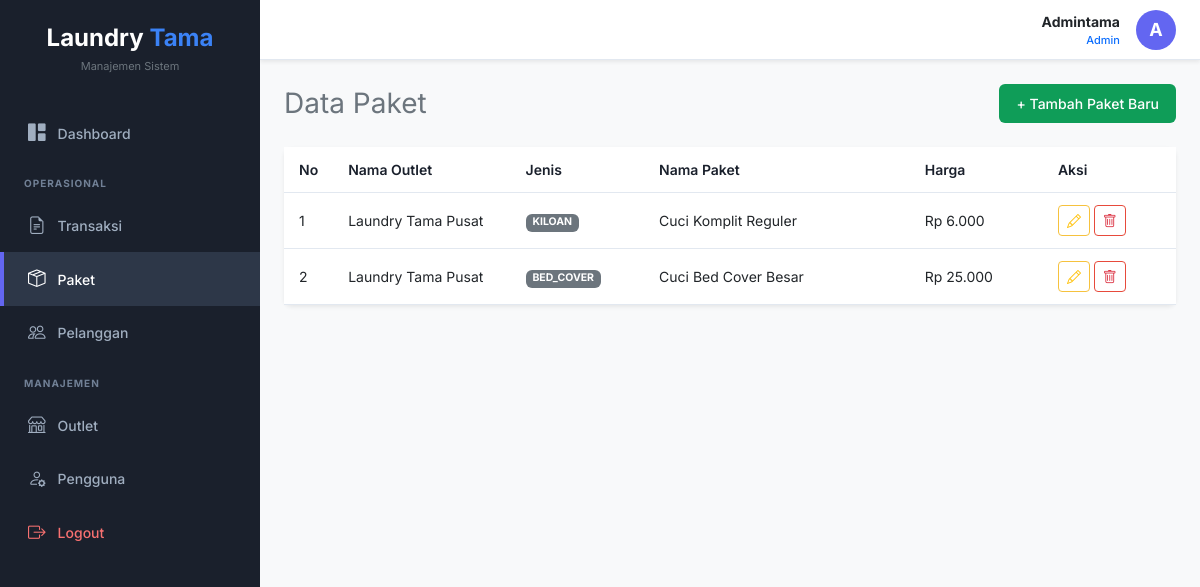
The app's page /paket.php (signed in) with its own data.
### tables this page shows
CREATE TABLE `tb_paket` (
  `id` int(11) NOT NULL AUTO_INCREMENT,
  `id_outlet` int(11) NOT NULL,
  `jenis` enum('kiloan','selimut','bed_cover','kaos','lain') NOT NULL,
  `nama_paket` varchar(100) NOT NULL,
  `harga` int(11) NOT NULL,
  PRIMARY KEY (`id`),
  KEY `id_outlet` (`id_outlet`),
  CONSTRAINT `tb_paket_ibfk_1` FOREIGN KEY (`id_outlet`) REFERENCES `tb_outlet` (`id`) ON DELETE CASCADE ON UPDATE CASCADE
);

CREATE TABLE `tb_outlet` (
  `id` int(11) NOT NULL AUTO_INCREMENT,
  `nama` varchar(100) NOT NULL,
  `alamat` text NOT NULL,
  `tlp` varchar(15) NOT NULL,
  PRIMARY KEY (`id`)
);

### paket.php (the view, shortened to what this page needs)
<?php
include 'header.php';
include 'koneksi.php';
?>
<div class="d-flex justify-content-between align-items-center mb-4">
    <h3 class="fw-normal text-secondary mb-0">Data Paket</h3>
    <button class="btn text-white fw-medium px-3 py-2" data-bs-toggle="modal" data-bs-target="#modalTambahPaket" style="background-color: #0f9d58; border-radius: 6px; font-size: 14px;">+ Tambah Paket Baru</button>
</div>
<div class="card border-0 shadow-sm" style="border-radius: 8px;">
    <div class="card-body p-0">
        <div class="table-responsive">
            <table class="table table-custom mb-0">
                <thead>
                    <tr>
                        <th width="5%">No</th>
                        <th width="20%">Nama Outlet</th>
                        <th width="15%">Jenis</th>
                        <th width="30%">Nama Paket</th>
                        <th width="15%">Harga</th>
                        <th width="15%">Aksi</th>
                    </tr>
                </thead>
                <tbody>
                    <?php
                    $no = 1;
                    $query = mysqli_query($conn, "SELECT tb_paket.*, tb_outlet.nama as nama_outlet FROM tb_paket LEFT JOIN tb_outlet ON tb_paket.id_outlet = tb_outlet.id");
                    while($data = mysqli_fetch_array($query)){
                    ?>
                    <tr>
                        <td><?php echo $no++; ?></td>
                        <td><?php echo $data['nama_outlet']; ?></td>
                        <td><span class="badge bg-secondary"><?php echo strtoupper($data['jenis']); ?></span></td>
                        <td><?php echo $data['nama_paket']; ?></td>
                        <td>Rp <?php echo number_format($data['harga'], 0, ',', '.'); ?></td>
                        <td>
                            <button type="button" class="btn btn-outline-warning btn-aksi text-warning" data-bs-toggle="modal" data-bs-target="#modalEdit<?php echo $data['id']; ?>" style="border-color: #f6c23e;"><i class="bi bi-pencil"></i></button>
                            <a href="paket_aksi.php?aksi=hapus&id=<?php echo $data['id']; ?>" class="btn btn-outline-danger btn-aksi text-danger" onclick="return confirm('Apakah Anda yakin ingin menghapus data ini?')" style="border-color: #e74a3b;"><i class="bi bi-trash"></i></a>
                        </td>
                    </tr>
                    <?php } ?>
                </tbody>
            </table>
        </div>
    </div>
</div>
<?php include 'footer.php'; ?>

### header.php (shortened to what this page needs)
<?php
$current_page = basename($_SERVER['PHP_SELF']);
?>
<!DOCTYPE html>
<html lang="en">
<head>
    <link href="https://cdn.jsdelivr.net/npm/bootstrap@5.3.0/dist/css/bootstrap.min.css" rel="stylesheet">
    <link rel="stylesheet" href="https://cdn.jsdelivr.net/npm/bootstrap-icons@1.10.5/font/bootstrap-icons.css">
</head>
<body>
    <div id="wrapper">
        <div id="sidebar">
            <div class="sidebar-header">
                <h3>Laundry <span>Tama</span></h3>
                <div class="sidebar-subtitle">Manajemen Sistem</div>
            </div>
            <ul class="nav flex-column mt-3">
                <li class="nav-item">
                    <a class="nav-link <?php echo $current_page == 'dashboard.php' ? 'active' : ''; ?>" href="dashboard.php">
                        <i class="bi bi-grid-1x2-fill"></i> Dashboard
                    </a>
                </li>
                <?php if($_SESSION['role'] != 'owner'): ?>
                <li class="sidebar-section-title px-4 mt-3 mb-2 text-uppercase fw-bold" style="font-size: 10px; color: #718096; letter-spacing: 1px;">Operasional</li>
                <li class="nav-item">
                    <a class="nav-link <?php echo ($current_page == 'transaksi.php' || $current_page == 'transaksi_tambah.php') ? 'active' : ''; ?>" href="transaksi.php">
                        <i class="bi bi-file-earmark-text"></i> Transaksi
                    </a>
                </li>
                <li class="nav-item">
                    <a class="nav-link <?php echo $current_page == 'paket.php' ? 'active' : ''; ?>" href="paket.php">
                        <i class="bi bi-box-seam"></i> Paket
                    </a>
                </li>
                <li class="nav-item">
                    <a class="nav-link <?php echo $current_page == 'member.php' ? 'active' : ''; ?>" href="member.php">
                        <i class="bi bi-people"></i> Pelanggan
                    </a>
                </li>
                <li class="sidebar-section-title px-4 mt-3 mb-2 text-uppercase fw-bold" style="font-size: 10px; color: #718096; letter-spacing: 1px;">Manajemen</li>
                <li class="nav-item">
                    <a class="nav-link <?php echo $current_page == 'outlet.php' ? 'active' : ''; ?>" href="outlet.php">
                        <i class="bi bi-shop"></i> Outlet
                    </a>
                </li>
                <?php if($_SESSION['role'] == 'admin'): ?>
                <li class="nav-item">
                    <a class="nav-link <?php echo $current_page == 'user.php' ? 'active' : ''; ?>" href="user.php">
                        <i class="bi bi-person-gear"></i> Pengguna
                    </a>
                </li>
                <?php endif; ?>
                <?php endif; ?>
                <li class="nav-item mt-auto">
                    <a class="nav-link text-danger" href="logout.php">
                        <i class="bi bi-box-arrow-right"></i> Logout
                    </a>
                </li>
            </ul>
        </div>
        <div id="content-wrapper">
            <nav class="navbar navbar-expand bg-white topbar shadow-sm px-4">
                <div class="container-fluid px-0">
                    <div class="ms-auto d-flex align-items-center">
                        <div class="text-end me-3 d-none d-sm-block">
                            <div class="fw-bold text-dark mb-0" style="font-size: 14px;"><?php echo $_SESSION['nama']; ?></div>
                            <div class="text-primary fw-medium" style="font-size: 11px;"><?php echo ucfirst($_SESSION['role']); ?></div>
                        </div>
                        <div class="rounded-circle d-flex align-items-center justify-content-center text-white fw-bold"
                             style="width: 40px; height: 40px; background-color: #6366f1; font-size: 18px;">
                            <?php echo strtoupper(substr($_SESSION['nama'], 0, 1)); ?>
                        </div>
                    </div>
                </div>
            </nav>
            <div class="container-fluid px-4 pt-4 pb-4">

### footer.php (shortened to what this page needs)
            </div>
        </div>
    </div>
</body>
</html>

### header.php (style rules this page uses)
body { font-family: 'Inter', sans-serif; background-color: #f8f9fa; overflow-x: hidden; color: #333; }
#wrapper { display: flex; min-height: 100vh; }
#sidebar { width: 260px; background-color: #1a202c; color: white; transition: all 0.3s; z-index: 1000; }
.sidebar-header { padding: 1.5rem 1rem 1rem; text-align: center; }
.sidebar-header h3 { font-weight: 700; margin-bottom: 0; font-size: 24px; }
.sidebar-header h3 span { color: #3b82f6; }
.sidebar-subtitle { font-size: 11px; color: #6c757d; margin-top: 5px; }
.nav-link { color: #a0aec0; padding: 0.85rem 1.5rem; display: flex; align-items: center; font-weight: 500; font-size: 14px; border-left: 4px solid transparent; transition: all 0.2s; }
.nav-link.active { color: white; background-color: #2d3748; border-left: 4px solid #6366f1; }
.nav-link i { margin-right: 0.75rem; font-size: 1.1rem; }
.nav-link.text-danger { color: #f87171 !important; }
#content-wrapper { flex: 1; display: flex; flex-direction: column; overflow-x: hidden; }
.topbar { height: 60px; background-color: white; display: flex; align-items: center; padding: 0 1.5rem; border-bottom: 1px solid #e2e8f0; }
.table-custom th { border-top: none; border-bottom: 1px solid #e2e8f0; background-color: white; color: #1a202c; font-weight: 600; font-size: 14px; padding: 12px 15px; }
.table-custom td { border-bottom: 1px solid #e2e8f0; vertical-align: middle; font-size: 14px; padding: 12px 15px; }
.btn-aksi { border-radius: 4px; padding: 4px 8px; font-size: 14px; background: white; }

### records on screen
tb_paket: id_outlet.nama "Laundry Tama Pusat", jenis "KILOAN", nama_paket "Cuci Komplit Reguler", harga "6.000"
tb_paket: id_outlet.nama "Laundry Tama Pusat", jenis "BED_COVER", nama_paket "Cuci Bed Cover Besar", harga "25.000"

### other values on screen
$_SESSION['nama'] "Admintama"
$_SESSION['role'] "Admin"
substr($_SESSION['nama'], 0, 1) "A"
